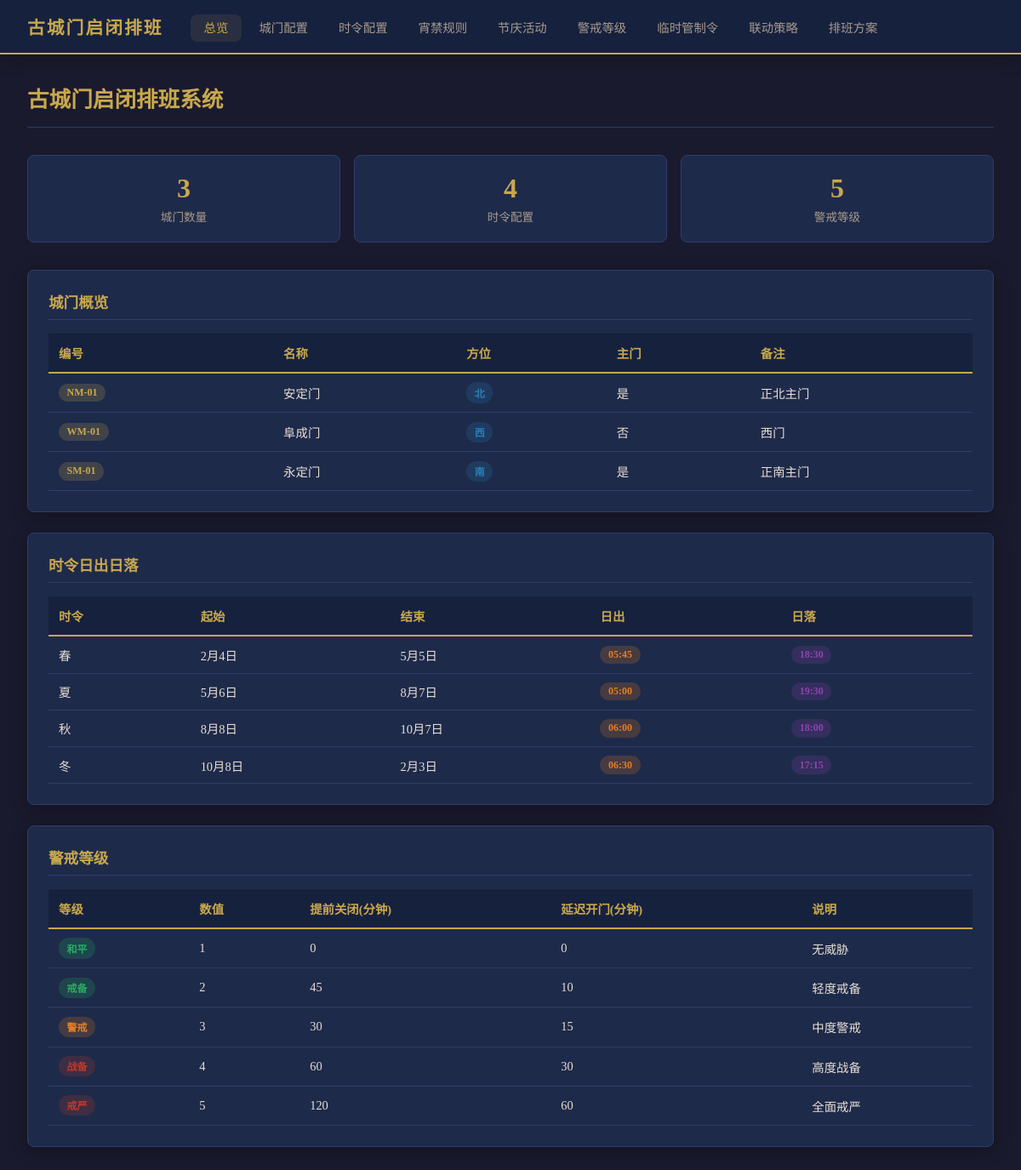
The page / on the database its author committed.
### tables this page shows
CREATE TABLE gates (
            id INTEGER PRIMARY KEY AUTOINCREMENT,
            gate_code TEXT UNIQUE NOT NULL,
            gate_name TEXT NOT NULL,
            direction TEXT NOT NULL CHECK(direction IN ('东','南','西','北')),
            is_main INTEGER NOT NULL DEFAULT 0 CHECK(is_main IN (0,1)),
            notes TEXT DEFAULT ''
        );

CREATE TABLE seasons (
            id INTEGER PRIMARY KEY AUTOINCREMENT,
            season_name TEXT UNIQUE NOT NULL,
            start_month INTEGER NOT NULL,
            start_day INTEGER NOT NULL,
            end_month INTEGER NOT NULL,
            end_day INTEGER NOT NULL,
            sunrise_time TEXT NOT NULL,
            sunset_time TEXT NOT NULL
        );

CREATE TABLE alert_levels (
            id INTEGER PRIMARY KEY AUTOINCREMENT,
            level_name TEXT UNIQUE NOT NULL,
            level_value INTEGER UNIQUE NOT NULL CHECK(level_value BETWEEN 1 AND 5),
            close_advance_minutes INTEGER NOT NULL DEFAULT 0,
            open_delay_minutes INTEGER NOT NULL DEFAULT 0,
            description TEXT DEFAULT ''
        );

### main.py (the view)
@app.get("/", response_class=HTMLResponse)
async def index(request: Request):
    conn = get_db()
    gates = conn.execute("SELECT * FROM gates").fetchall()
    seasons = conn.execute("SELECT * FROM seasons").fetchall()
    alert_levels = conn.execute("SELECT * FROM alert_levels ORDER BY level_value").fetchall()
    conn.close()
    return templates.TemplateResponse("index.html", {
        "request": request,
        "gates": gates,
        "seasons": seasons,
        "alert_levels": alert_levels,
        "active_page": "home",
    })

### templates/index.html (shortened to what this page needs)
{% extends "base.html" %}
{% block content %}
<div class="page-header">
    <h1>古城门启闭排班系统</h1>
</div>
<div class="stats-grid">
    <div class="stat-card">
        <div class="stat-value">{{ gates|length }}</div>
        <div class="stat-label">城门数量</div>
    </div>
    <div class="stat-card">
        <div class="stat-value">{{ seasons|length }}</div>
        <div class="stat-label">时令配置</div>
    </div>
    <div class="stat-card">
        <div class="stat-value">{{ alert_levels|length }}</div>
        <div class="stat-label">警戒等级</div>
    </div>
</div>
<div class="card">
    <h2>城门概览</h2>
    <div class="table-responsive">
        <table>
            <thead>
                <tr>
                    <th>编号</th>
                    <th>名称</th>
                    <th>方位</th>
                    <th>主门</th>
                    <th>备注</th>
                </tr>
            </thead>
            <tbody>
                {% for gate in gates %}
                <tr>
                    <td><span class="badge badge-gold">{{ gate.gate_code }}</span></td>
                    <td>{{ gate.gate_name }}</td>
                    <td><span class="badge badge-blue">{{ gate.direction }}</span></td>
                    <td>{{ '是' if gate.is_main else '否' }}</td>
                    <td>{{ gate.notes or '-' }}</td>
                </tr>
                {% endfor %}
            </tbody>
        </table>
    </div>
</div>
<div class="card">
    <h2>时令日出日落</h2>
    <div class="table-responsive">
        <table>
            <thead>
                <tr>
                    <th>时令</th>
                    <th>起始</th>
                    <th>结束</th>
                    <th>日出</th>
                    <th>日落</th>
                </tr>
            </thead>
            <tbody>
                {% for s in seasons %}
                <tr>
                    <td>{{ s.season_name }}</td>
                    <td>{{ s.start_month }}月{{ s.start_day }}日</td>
                    <td>{{ s.end_month }}月{{ s.end_day }}日</td>
                    <td><span class="badge badge-orange">{{ s.sunrise_time }}</span></td>
                    <td><span class="badge badge-purple">{{ s.sunset_time }}</span></td>
                </tr>
                {% endfor %}
            </tbody>
        </table>
    </div>
</div>
<div class="card">
    <h2>警戒等级</h2>
    <div class="table-responsive">
        <table>
            <thead>
                <tr>
                    <th>等级</th>
                    <th>数值</th>
                    <th>提前关闭(分钟)</th>
                    <th>延迟开门(分钟)</th>
                    <th>说明</th>
                </tr>
            </thead>
            <tbody>
                {% for a in alert_levels %}
                <tr>
                    <td><span class="badge {% if a.level_value >= 4 %}badge-red{% elif a.level_value >= 3 %}badge-orange{% else %}badge-green{% endif %}">{{ a.level_name }}</span></td>
                    <td>{{ a.level_value }}</td>
                    <td>{{ a.close_advance_minutes }}</td>
                    <td>{{ a.open_delay_minutes }}</td>
                    <td>{{ a.description or '-' }}</td>
                </tr>
                {% endfor %}
            </tbody>
        </table>
    </div>
</div>
{% endblock %}

### static/css/style.css (style rules this page uses)
:root { --bg-primary: #1a1a2e; --bg-secondary: #16213e; --bg-card: #1e2a4a; --bg-input: #0f1629; --text-primary: #e8e0d4; --text-secondary: #a89b8c; --accent-gold: #c9a84c; --accent-red: #c0392b; --accent-green: #27ae60; --accent-blue: #2980b9; --accent-orange: #e67e22; --accent-purple: #8e44ad; --border-color: #2c3e6b; --shadow: 0 4px 20px rgba(0,0,0,0.3); --radius: 8px; }
* { margin: 0; padding: 0; box-sizing: border-box; }
body { font-family: "Noto Serif SC", "Songti SC", "SimSun", serif; background: var(--bg-primary); color: var(--text-primary); min-height: 100vh; }
.page-header { display: flex; justify-content: space-between; align-items: center; margin-bottom: 2rem; padding-bottom: 1rem; border-bottom: 1px solid var(--border-color); }
.page-header h1 { font-size: 1.6rem; color: var(--accent-gold); font-weight: 600; }
.card { background: var(--bg-card); border: 1px solid var(--border-color); border-radius: var(--radius); padding: 1.5rem; margin-bottom: 1.5rem; box-shadow: var(--shadow); }
.card h2 { font-size: 1.1rem; color: var(--accent-gold); margin-bottom: 1rem; padding-bottom: 0.5rem; border-bottom: 1px solid var(--border-color); }
table { width: 100%; border-collapse: collapse; font-size: 0.9rem; }
th { background: var(--bg-secondary); color: var(--accent-gold); padding: 0.75rem; text-align: left; font-weight: 600; border-bottom: 2px solid var(--accent-gold); white-space: nowrap; }
td { padding: 0.65rem 0.75rem; border-bottom: 1px solid var(--border-color); }
.badge { display: inline-block; padding: 0.2rem 0.6rem; border-radius: 12px; font-size: 0.75rem; font-weight: 600; }
.badge-gold { background: rgba(201,168,76,0.2); color: var(--accent-gold); }
.badge-red { background: rgba(192,57,43,0.2); color: var(--accent-red); }
.badge-green { background: rgba(39,174,96,0.2); color: var(--accent-green); }
.badge-blue { background: rgba(41,128,185,0.2); color: var(--accent-blue); }
.badge-orange { background: rgba(230,126,34,0.2); color: var(--accent-orange); }
.badge-purple { background: rgba(142,68,173,0.2); color: var(--accent-purple); }
.stats-grid { display: grid; grid-template-columns: repeat(auto-fit, minmax(200px, 1fr)); gap: 1rem; margin-bottom: 2rem; }
.stat-card { background: var(--bg-card); border: 1px solid var(--border-color); border-radius: var(--radius); padding: 1.25rem; text-align: center; }
.stat-card .stat-value { font-size: 2rem; font-weight: bold; color: var(--accent-gold); }
.stat-card .stat-label { font-size: 0.85rem; color: var(--text-secondary); margin-top: 0.25rem; }
.table-responsive { overflow-x: auto; }

### rows shown on the page
gates: gate_code "NM-01", gate_name "安定门", direction "北", is_main "是", notes "正北主门"
gates: gate_code "WM-01", gate_name "阜成门", direction "西", is_main "否", notes "西门"
gates: gate_code "SM-01", gate_name "永定门", direction "南", is_main "是", notes "正南主门"
seasons: season_name "春", start_month "2", start_day "4", end_month "5", end_day "5", sunrise_time "05:45", sunset_time "18:30"
seasons: season_name "夏", start_month "5", start_day "6", end_month "8", end_day "7", sunrise_time "05:00", sunset_time "19:30"
seasons: season_name "秋", start_month "8", start_day "8", end_month "10", end_day "7", sunrise_time "06:00", sunset_time "18:00"
seasons: season_name "冬", start_month "10", start_day "8", end_month "2", end_day "3", sunrise_time "06:30", sunset_time "17:15"
alert_levels: level_name "和平", level_value "1", close_advance_minutes "0", open_delay_minutes "0", description "无威胁"
alert_levels: level_name "戒备", level_value "2", close_advance_minutes "45", open_delay_minutes "10", description "轻度戒备"
alert_levels: level_name "警戒", level_value "3", close_advance_minutes "30", open_delay_minutes "15", description "中度警戒"
alert_levels: level_name "战备", level_value "4", close_advance_minutes "60", open_delay_minutes "30", description "高度战备"
alert_levels: level_name "戒严", level_value "5", close_advance_minutes "120", open_delay_minutes "60", description "全面戒严"

### other values the page prints
{{ gates|length }} "3"
{{ seasons|length }} "4"
{{ alert_levels|length }} "5"
